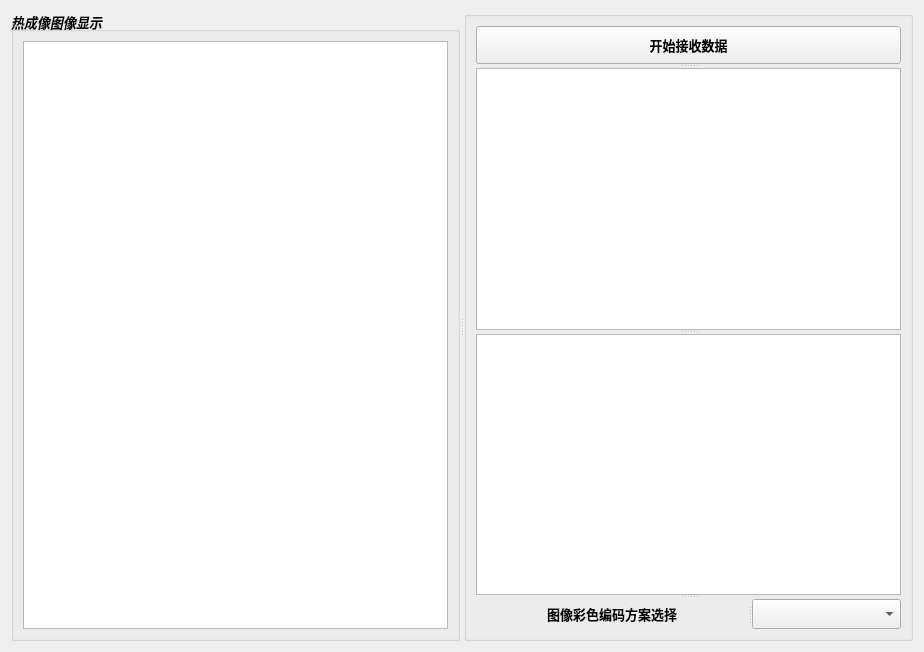
<?xml version="1.0" encoding="UTF-8"?>
<ui version="4.0">
 <class>Widget</class>
 <widget class="QWidget" name="Widget">
  <property name="geometry">
   <rect>
    <x>0</x>
    <y>0</y>
    <width>924</width>
    <height>652</height>
   </rect>
  </property>
  <property name="windowTitle">
   <string>热成像数据</string>
  </property>
  <property name="styleSheet">
   <string notr="true"/>
  </property>
  <layout class="QVBoxLayout" name="verticalLayout">
   <item>
    <widget class="QSplitter" name="splitter">
     <property name="orientation">
      <enum>Qt::Orientation::Horizontal</enum>
     </property>
     <widget class="QGroupBox" name="groupBox">
      <property name="font">
       <font>
        <pointsize>10</pointsize>
        <italic>true</italic>
        <bold>true</bold>
        <stylestrategy>PreferAntialias</stylestrategy>
        <kerning>true</kerning>
       </font>
      </property>
      <property name="styleSheet">
       <string notr="true"/>
      </property>
      <property name="title">
       <string>热成像图像显示</string>
      </property>
      <layout class="QHBoxLayout" name="horizontalLayout">
       <item>
        <widget class="QGraphicsView" name="graphicsView"/>
       </item>
      </layout>
     </widget>
     <widget class="QGroupBox" name="groupBox_2">
      <property name="styleSheet">
       <string notr="true"/>
      </property>
      <property name="title">
       <string/>
      </property>
      <layout class="QHBoxLayout" name="horizontalLayout_2">
       <item>
        <widget class="QSplitter" name="splitter_3">
         <property name="orientation">
          <enum>Qt::Orientation::Vertical</enum>
         </property>
         <widget class="QPushButton" name="pushButton">
          <property name="font">
           <font>
            <pointsize>10</pointsize>
            <bold>true</bold>
           </font>
          </property>
          <property name="styleSheet">
           <string notr="true"/>
          </property>
          <property name="text">
           <string>开始接收数据</string>
          </property>
          <property name="icon">
           <iconset theme="QIcon::ThemeIcon::SystemShutdown"/>
          </property>
         </widget>
         <widget class="QTableView" name="tableView">
          <property name="styleSheet">
           <string notr="true"/>
          </property>
          <property name="alternatingRowColors">
           <bool>true</bool>
          </property>
          <property name="sortingEnabled">
           <bool>true</bool>
          </property>
         </widget>
         <widget class="QTableWidget" name="tableWidget">
          <property name="styleSheet">
           <string notr="true"/>
          </property>
          <property name="alternatingRowColors">
           <bool>true</bool>
          </property>
         </widget>
         <widget class="QSplitter" name="splitter_2">
          <property name="orientation">
           <enum>Qt::Orientation::Horizontal</enum>
          </property>
          <widget class="QLabel" name="label">
           <property name="font">
            <font>
             <pointsize>10</pointsize>
             <bold>true</bold>
            </font>
           </property>
           <property name="layoutDirection">
            <enum>Qt::LayoutDirection::LeftToRight</enum>
           </property>
           <property name="text">
            <string>图像彩色编码方案选择</string>
           </property>
           <property name="textFormat">
            <enum>Qt::TextFormat::PlainText</enum>
           </property>
           <property name="alignment">
            <set>Qt::AlignmentFlag::AlignCenter</set>
           </property>
          </widget>
          <widget class="QComboBox" name="comboBox"/>
         </widget>
        </widget>
       </item>
      </layout>
     </widget>
    </widget>
   </item>
  </layout>
 </widget>
 <resources/>
 <connections/>
</ui>
